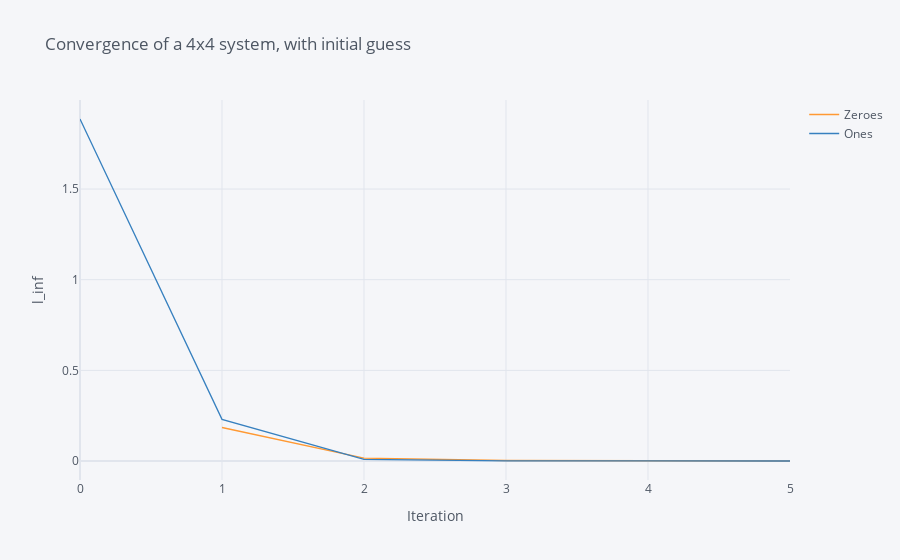
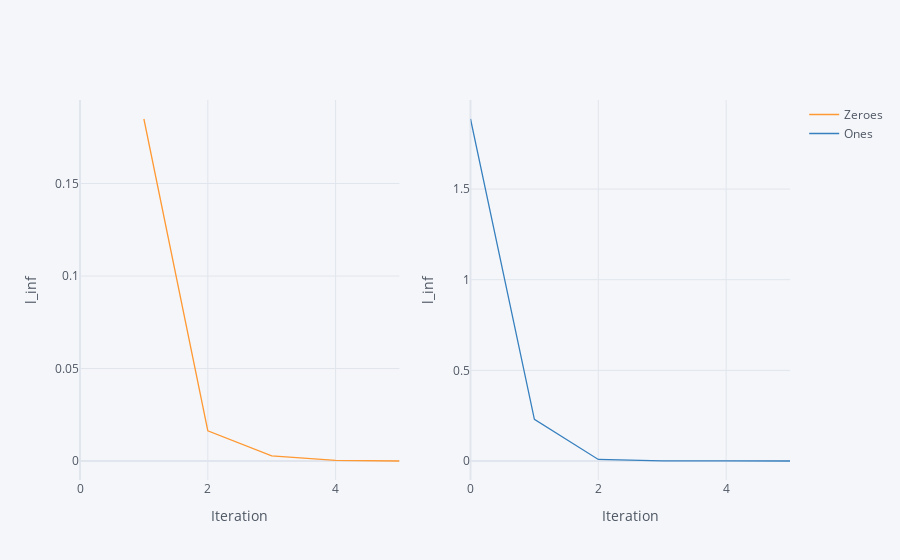

The notebook cell saved with these charts, in order:
### Markdown cell above
When solving simple systems, such as the 4x4 case, the initial guess did not appear to have much of an impact on the rate of convergence. The initial guess of "0's" meant that the infinity norm (l_inf) could not be calculated on the first iteration, however the second iteration had a much lower l_inf than the initial guess of "1's". Beyond this, however, the "1's" showed a marginally better convergence.
In this case the same number of iterations were required for both guesses. However, it could suggest that in a much larger and more complex system that having an initial guess close to the solution (i.e. an "educated guess") could yield faster convergence and therefore fewer iterations

By using a slightly more complex system, 12x12, the impact of supplying an "educated guess" was more significant. The use of "0's" or "1's" had a minimal impact on the rate of convergence and both took 10 iterations to complete. By supplying a guess, that wasnt far from the expected result (i.e. "70's"), was able to meet the required percision after 6 iterations (see plots below).
This would suggest, that some understanding of the system being solved and a rough idea of the order of the solution will have a significant impact on the efficiency.

### Code cell
df1 = pd.DataFrame(l_infG1, columns = ['Zeroes'])
df2 = pd.DataFrame(l_infG2, columns = ['Ones'])
df = df1.append(df2)

df.iplot(kind='line', title='Convergence of a 4x4 system, with initial guess', xTitle='Iteration', yTitle='l_inf')
df.iplot(kind='line', xTitle='Iteration', yTitle='l_inf', subplots=True)

### Figure 1 — Plotly figure (JSON) as saved in the notebook; plotly's stock layout.template omitted (floating-point values rounded to 4 significant figures)
{"data": [{"line": {"color": "rgba(255, 153, 51, 1.0)", "dash": "solid", "shape": "linear", "width": 1.3}, "mode": "lines", "name": "Zeroes", "text": "", "type": "scatter", "x": [0, 1, 2, 3, 4, 5, 0, 1, 2, 3, 4, 5], "y": [null, 0.1848, 0.01639, 0.002857, 0.0003848, 4.146e-05, "", "", "", "", "", ""]}, {"line": {"color": "rgba(55, 128, 191, 1.0)", "dash": "solid", "shape": "linear", "width": 1.3}, "mode": "lines", "name": "Ones", "text": "", "type": "scatter", "x": [0, 1, 2, 3, 4, 5, 0, 1, 2, 3, 4, 5], "y": ["", "", "", "", "", "", 1.886, 0.2298, 0.008612, 0.0009864, 0.0001738, 2.294e-05]}], "layout": {"legend": {"bgcolor": "#F5F6F9", "font": {"color": "#4D5663"}}, "paper_bgcolor": "#F5F6F9", "plot_bgcolor": "#F5F6F9", "title": {"font": {"color": "#4D5663"}, "text": "Convergence of a 4x4 system, with initial guess"}, "xaxis": {"gridcolor": "#E1E5ED", "showgrid": true, "tickfont": {"color": "#4D5663"}, "title": {"font": {"color": "#4D5663"}, "text": "Iteration"}, "zerolinecolor": "#E1E5ED"}, "yaxis": {"gridcolor": "#E1E5ED", "showgrid": true, "tickfont": {"color": "#4D5663"}, "title": {"font": {"color": "#4D5663"}, "text": "l_inf"}, "zerolinecolor": "#E1E5ED"}}}

### Figure 2 — Plotly figure (JSON) as saved in the notebook; plotly's stock layout.template omitted (floating-point values rounded to 4 significant figures)
{"data": [{"line": {"color": "rgba(255, 153, 51, 1.0)", "dash": "solid", "shape": "linear", "width": 1.3}, "mode": "lines", "name": "Zeroes", "text": "", "type": "scatter", "x": [0, 1, 2, 3, 4, 5, 0, 1, 2, 3, 4, 5], "xaxis": "x", "y": [null, 0.1848, 0.01639, 0.002857, 0.0003848, 4.146e-05, "", "", "", "", "", ""], "yaxis": "y"}, {"line": {"color": "rgba(55, 128, 191, 1.0)", "dash": "solid", "shape": "linear", "width": 1.3}, "mode": "lines", "name": "Ones", "text": "", "type": "scatter", "x": [0, 1, 2, 3, 4, 5, 0, 1, 2, 3, 4, 5], "xaxis": "x2", "y": ["", "", "", "", "", "", 1.886, 0.2298, 0.008612, 0.0009864, 0.0001738, 2.294e-05], "yaxis": "y2"}], "layout": {"legend": {"bgcolor": "#F5F6F9", "font": {"color": "#4D5663"}}, "paper_bgcolor": "#F5F6F9", "plot_bgcolor": "#F5F6F9", "title": {"font": {"color": "#4D5663"}}, "xaxis": {"anchor": "y", "domain": [0, 0.45], "gridcolor": "#E1E5ED", "showgrid": true, "tickfont": {"color": "#4D5663"}, "title": {"font": {"color": "#4D5663"}, "text": "Iteration"}, "zerolinecolor": "#E1E5ED"}, "xaxis2": {"anchor": "y2", "domain": [0.55, 1], "gridcolor": "#E1E5ED", "showgrid": true, "tickfont": {"color": "#4D5663"}, "title": {"font": {"color": "#4D5663"}, "text": "Iteration"}, "zerolinecolor": "#E1E5ED"}, "yaxis": {"anchor": "x", "domain": [0, 1], "gridcolor": "#E1E5ED", "showgrid": true, "tickfont": {"color": "#4D5663"}, "title": {"font": {"color": "#4D5663"}, "text": "l_inf"}, "zerolinecolor": "#E1E5ED"}, "yaxis2": {"anchor": "x2", "domain": [0, 1], "gridcolor": "#E1E5ED", "showgrid": true, "tickfont": {"color": "#4D5663"}, "title": {"font": {"color": "#4D5663"}, "text": "l_inf"}, "zerolinecolor": "#E1E5ED"}}}
